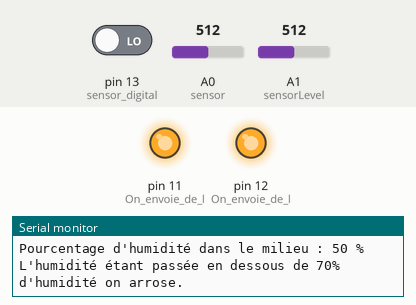
This sketch was run on a simulated Arduino Uno, built with avr-gcc and run on an emulated ATmega328P. On the bench: output pins drawn as LEDs (lit = HIGH), the last lines printed to the serial monitor. The test bench sets the inputs (shaded band); at power-on: A0 (sensor) = 512, pin 13 (sensor_digital) LOW, A1 (sensorLevel) = 512.

Above: at 1.9 s.
2.0 s: A0 (sensor) set to 321
3.5 s: A0 (sensor) set to 295
At 5.8 s:
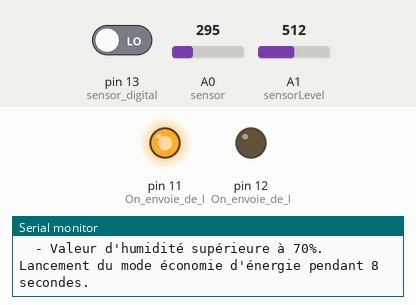
Timing chart, 0 to 7.3 s (numbered marks = the images above; inputs shaded):
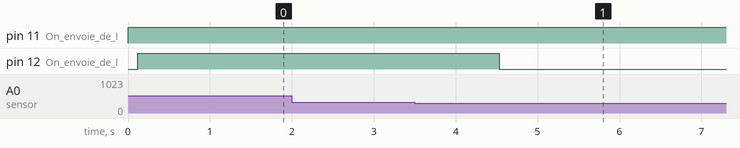

The sketch:

Projet_Pot_De_Fleur.ino
```cpp
//-----------------IMPORT DE BIBLIOTHEQUE NECESSAIRES-----------------------------------------------------------------

#include <LowPower.h>

//-----------------FIN IMPORT-----------------------------------------------------------------------------------------

//-----------------INITIALISATION DE TOUTES LES VARIABLES NECESSAIRES-------------------------------------------------

int sensor=A0; //initializing the analog pin

int sensorLevel =A1;


int valueA;
int valueD;

int sensor_digital=13; // initializing the digital pin

int led2 = 3;

int valeurPourcen = 0 ;

int cent= 100;

int quarante = 40;

int deuxcentquinze = 215 ;

int valueLevel;

//-----------------FIN DE L'INITIALISATION DE TOUTES LES VARIABLES NECESSAIRES-----------------------------------------


void setup(){
  Serial.begin(9600);

//----------------SETUP DE TOUS LES PINS-------------------------------------------------------------------------------

  pinMode(LED_BUILTIN,OUTPUT);
  digitalWrite(LED_BUILTIN,LOW);

  pinMode(11, OUTPUT); //On envoie de l'énergie pour le capteur de niveau d'eau
  pinMode(sensorLevel, INPUT); //On reçoit un signal analogique pour le capteur de niveau d'eau

  pinMode(12,OUTPUT); //On envoie de l'energie au niveau de la PIN 12 qui correspond à ce qui est branché sur la bread board

  pinMode(sensor, INPUT); // On reçoit un signal analogique pour le capteur d'humidité
  pinMode(sensor_digital, INPUT); // On reçoit un signal numérique pour le capteur d'humidité

//-----------------FIN DE SETUP DE TOUS LES PINS-----------------------------------------------------------------------
}

void loop(){
  //On envoie constamment de l'énergie dans le capteur de niveau d'eau
  digitalWrite(11, HIGH);

//-----------------CAPTATION DES VALEURS DE L'ENVIRONNEMENT------------------------------------------------------------
  valueLevel = analogRead(sensorLevel); //Lecture du niveau d'eau en analog
  valueLevel = map(valueLevel,0,1023,0,40); //On remap les valeurs lues pour qu'elles soient comprises entre 0 et 40

  valueA=analogRead(sensor); //On lit la valeur analog du capteur d'humidité
  valueA =map(valueA,0,1023,0,255); //On remap la valeur analog du capteur d'humidité pour qu'elle aille de 0 à 255 à la place de 0 à 1023.

  valueD=digitalRead(sensor_digital); //On lit la valeur digitale du capteur d'humidité

  valeurPourcen = 100 - (valueA/2.55);//Permet de mettre la valeur Analog en pourcentage, et ainsi avoir une valeur maniable.

  //Ecriture des valeurs captées dans les logs
  Serial.print("Valeur du niveau d'eau : ");
  Serial.println(valueLevel);
  Serial.print("Captation d'environnement : ");
  Serial.println(valueD);
  Serial.print("Pourcentage d'humidité dans le milieu : ");
  Serial.print(valeurPourcen);
  Serial.println(" %");

//-----------------FIN DE CAPTATION------------------------------------------------------------------------------------

//-----------------PARTIE QUI TRAITE DU L'HUMIDITE ET DU NIVEAU D'EAU--------------------------------------------------

// Si l'humidité est inférieur à 70% et qu'au même moment le niveau d'eau est supérieur à 10, alors on arrose
  if(valeurPourcen<70 && valueLevel>=10){
    Serial.println("L'humidité étant passée en dessous de 70% d'humidité on arrose.");
    //Ici on envoie du courant dans la PIN 12 qui équivaut à la pompe
    digitalWrite(12,HIGH);
    delay(1000);
  }
// Dans le cas contraire, alors l'arrosage est mis en pause et on indique les conditions qui ne sont pas remplies
  else{
    //Ici on désactive le courant envoyé à la pompe
    digitalWrite(12,LOW);
    Serial.println("Arrosage mis en pause car les conditions nécessaires ne sont pas remplies.");
    Serial.println("Voici les conditions non remplies :");
    if(valueLevel<10){
      Serial.println("  - Valeur critique du niveau d'eau, veuillez recharger.");
    }
    else{
      Serial.println("  - Valeur d'humidité supérieure à 70%.");
    }

//-----------------PARTIE CONCERNANT LE SLEEP MODE DE L'ARDUINI, OBLIGATOIREMENT 8 SECONDES----------------------------

    Serial.println("Lancement du mode économie d'énergie pendant 8 secondes.");
    delay(1000);
    digitalWrite(LED_BUILTIN,LOW);
    LowPower.idle(SLEEP_8S, ADC_OFF, TIMER2_OFF, TIMER1_OFF, TIMER0_OFF,
                   SPI_OFF, USART0_OFF, TWI_OFF);
    Serial.println("Désactivation du mode économie d'énergie.");

//-----------------FIN DE LA PARTIE ECONOMIE D'ENERGIE-----------------------------------------------------------------
  }
  //Saut de ligne pour séparer les blocs de logs
  Serial.println("");
  Serial.println("");
  Serial.println("");

}
```

Measured:
- the behaviour switches between 309 and 308 on A0 (sensor) (found by bisection; images 0 and 1)
- after the input at 3.5 s, pin 12 (On_envoie_de_l): HIGH → LOW after 1.0 s
